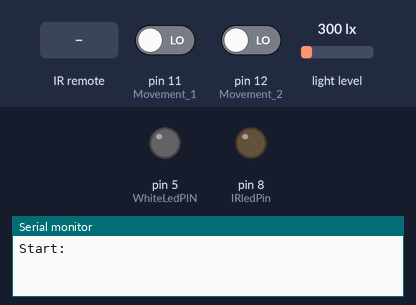
Bench run of a sketch on a simulated Arduino Uno, built with avr-gcc and run on an emulated ATmega328P. On the bench: output pins drawn as LEDs (lit = HIGH), the last lines printed to the serial monitor. Dashed ring = blinking. The inputs (shaded band) are chosen by the test bench; at power-on: light level 300 lx, pin 11 (Movement_1) LOW, pin 12 (Movement_2) LOW.

Above: at 3.2 s.
3.3 s: infrared code 0xFF827D received
At 3.45 s:
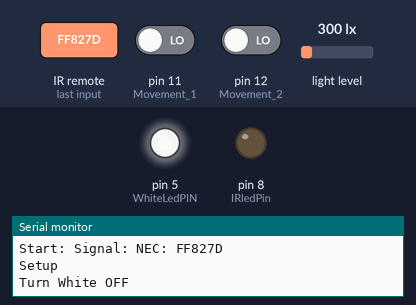
At 5.26 s:
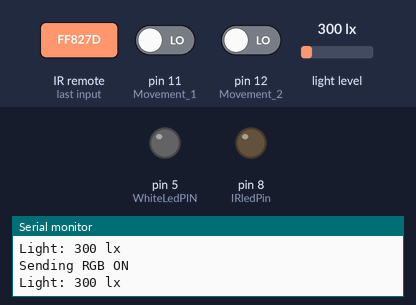
6.3 s: light level set to 353 lx
At 7.24 s:
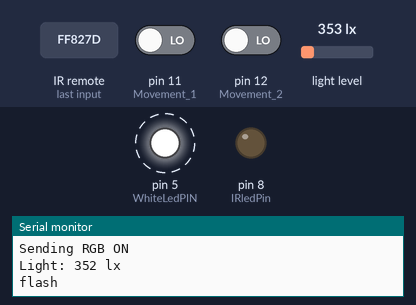
Timing chart, 0 to 9.3 s (numbered marks = the images above; inputs shaded):
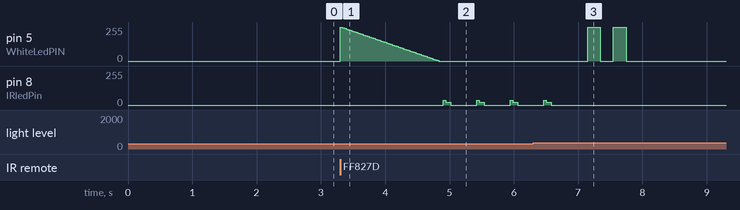

Measured:
- the behaviour switches between 319 and 320 lx on light level (found by bisection; images 2 and 3)
- after the input at 3.3 s, pin 8 (IRledPin): 0/255 → 37/255 after 1.6 s, then repeats every 0.52 s: 20/255 0.08 s, 0/255 0.40 s, 37/255 0.04 s
- after the input at 6.3 s, pin 5 (WhiteLedPIN): alternates 255/255 for 0.20 s and 0/255 for 0.20 s, 4 changes in all, then stays 0/255, starting after 0.85 s; pin 8 (IRledPin): goes on until 6.6 s, then stays 0/255

The sketch:

LightControlWithInfraredRGB.ino
```cpp
/*
Name:    Sketch1.ino
Created: 12/7/2015 8:14:30 PM
Author:  Daniel & Daniel
*/
#include <Wire.h>
#include <IRremote.h>
#include <BH1750.h>

// real rgb
#define  IR_BPlus  0xFF3AC5  //
#define IR_BMinus 0xFFBA45  //
#define IR_ON     0xFF02FD  //
#define IR_OFF    0xFF02FD  //
#define IR_PLAY    0xFF827D  //
#define IR_R    0xFF1AE5  //
#define IR_G    0xFF9A65  //
#define IR_B      0xFFA25D  //
#define IR_W    0xFF22DD  //
#define IR_B1   0xFF2AD5  //
#define IR_B2   0xFFAA55  //
#define IR_B3   0xFF926D  //
#define IR_B4   0xFF12ED  //
#define IR_B5   0xFF0AF5  //
#define IR_B6   0xFF8A75  //
#define IR_B7   0xFFB24D  //
#define IR_B8   0xF3F2CD  //
#define IR_B9   0xFF38C7  //
#define IR_B10    0xFFB847  //
#define IR_B11    0xFF7887  //
#define IR_B12    0xFFF807  //
#define IR_B13    0xFF18E7  //
#define IR_B14    0xFF9867  //
#define IR_B15    0xFF58A7  //
#define IR_B16    0xFFD827  //
#define IR_UPR    0xFF28D7  //
#define IR_UPG    0xFFA857  //
#define IR_UPB    0xFF6897  //
#define IR_QUICK  0xFFE817  //
#define IR_DOWNR  0xFF08F7  //
#define IR_DOWNG  0xFF8877  //
#define IR_DOWNB  0xFF48B7  //
#define IR_SLOW   0xFFC837  //
#define IR_DIY1   0xFF30CF  //
#define IR_DIY2   0xFFB04F  //
#define IR_DIY3   0xFF708F  //
#define IR_AUTO   0xFFF00F  //
#define IR_DIY4   0xFF10EF  //
#define IR_DIY5   0xFF906F  //
#define IR_DIY6   0xFF50AF  //
#define IR_FLASH  0xFFD02F  //
#define IR_JUMP3  0xFF20DF  //
#define IR_JUMP7  0xFFA05F  //
#define IR_FADE3  0xFF609F  //
#define IR_FADE7  0xFFE01F  //
// cheap one
#define IR_ONCHEAP 0xFFB04F
//#define IR_OFF 0xFFF807

#define DIY1 0xFF052542FD
#define DIY2 0xFF0255252FD

// IR led
#define IRledPin 8
// PIR Input 1
#define Movement_1 11
// PIR Input 2
#define Movement_2 12
// IR input
// CHANGED: From 2 to 3, von vorne: links=eingang, mitte=ground, recht=vcc
#define IRrecPin 3
// Transistor output (for white led strip)
#define WhiteLedPIN 5
// How long the light in ms shall stay on
#define TIMER_ON 30000
// Below what lux the leds shall be turned on
uint16_t LightThreshold = 10;
// Tolerance for comparison between light measurements (sensor input changes sometimes)
uint16_t tolerance = 20;
// Timestamp when motion was captured
unsigned long StartTime = 0;

bool isOn = false;

// State where settings can be changed (light threshold) or sensor input visualized
bool SetupModeEnabled = false;

IRsend irsend(IRledPin);
IRrecv irrecv(IRrecPin);
decode_results results;


BH1750 lightMeter;


// the setup function runs once when you press reset or power the board
void setup() {

	Serial.begin(9600);
	analogWrite(WhiteLedPIN, 0);
	pinMode(IRledPin, OUTPUT);
	pinMode(Movement_1, INPUT);
	pinMode(Movement_2, INPUT);
	irrecv.enableIRIn();

	// Light measure
	lightMeter.begin(BH1750_CONTINUOUS_HIGH_RES_MODE);
	delay(2000);
	Serial.print("Start: ");
	SetupModeEnabled = false;
}


// the loop function runs over and over again until power down or reset
void loop()
{

	unsigned long elapsedTime = millis();

	bool movementDetected = checkMovement();

	// Normal Mode
	if (movementDetected && !SetupModeEnabled)
	{
		movementDetected = false;

		StartTime = elapsedTime;
		Serial.print("NewTime: ");
		Serial.println(StartTime);

		if (!isOn)
		{
			uint16_t lux = readLux();
			// In case it's dark enouh...
			if (!isOn && lux <= LightThreshold)
			{
				TurnFullOn();
			}
		}
	}
	// If TIMER_ON has elapsed (no movement detected for the TIMER_ON duration) turn the whole thing off (also handles rollover)
	else if (((unsigned long)(elapsedTime - StartTime) > TIMER_ON) && isOn)
	{
		Serial.println("OFF");
		//TurnWhiteOff();
		//delay(1100);
		//if (!checkMovement())
		//{
		SendRGBOff();
		isOn = false;
		//}
		/*  else
		{
		TurnWhiteOn();
		}*/
	}
	// Setup Mode
	/*else if (SetupModeEnabled)
	{

	}*/


	if (readIRCode())
	{
		evalIRCode();
	}


}

void TurnFullOn()
{
	delay(20);
	SendRGBOn();
	//TurnWhiteOn();
	isOn = true;
}


uint16_t readLux()
{
	uint16_t lux = lightMeter.readLightLevel();
	Serial.print("Light: ");
	Serial.print(lux);
	Serial.println(" lx");
	return lux;
}

bool readIRCode()
{
	if (irrecv.decode(&results)) {
		if (results.decode_type == NEC) {
			Serial.print("Signal: NEC: ");
		}
		else if (results.decode_type == SONY) {
			Serial.print("SONY: ");
		}
		else if (results.decode_type == RC5) {
			Serial.print("RC5: ");
		}
		else if (results.decode_type == RC6) {
			Serial.print("RC6: ");
		}
		else if (results.decode_type == UNKNOWN) {
			Serial.print("UNKNOWN: ");
		}

		Serial.println(results.value, HEX);
		// Serial.println(results.rawbuf.Values);
		irrecv.resume(); // Receive the next value
		return true;
	}

	return false;
}

int evalIRCode()
{
	if (results.value == IR_PLAY)
	{
		Serial.println("Setup");
		SetupModeEnabled = !SetupModeEnabled;
		if (SetupModeEnabled)
		{
			TurnWhiteOff();
			SendRGBOn();
			isOn = false;
			FlashWhite(2);
		}
		else
		{
			FlashWhite(4);
		}
	}
	else if (SetupModeEnabled)
	{
		switch (results.value)
		{
		case IR_DIY3:
			IncreaseThreshold();
			break;
		case IR_DIY6:
			DecreaseThreshold();
			break;
		case IR_DIY4:
			// Show light level
			analogWrite(WhiteLedPIN, 0);
			FlashWhite(readLux());
			break;
		default:
			return 1;
			break;
		}
	}
	return 0;
}

bool checkMovement()
{
	int moveState_1 = digitalRead(Movement_1);
	int moveState_2 = digitalRead(Movement_2);

	if (moveState_1 == HIGH || moveState_2 == HIGH)
	{
		if (moveState_1 == HIGH)
			Serial.println("MotionOn1");
		if (moveState_2 == HIGH)
			Serial.println("MotionOn2");

		return true;
	}

	return false;
}

void TurnWhiteOn()
{
	Serial.println("Turn White ON");
	for (int fadeValue = 0; fadeValue <= 254; fadeValue += 2)
	{
		// sets the value (range from 0 to 255):
		analogWrite(WhiteLedPIN, fadeValue);
		// wait for some milliseconds to see the dimming effect
		delay(20);
	}
	analogWrite(WhiteLedPIN, 255);
}

void TurnWhiteOff()
{
	Serial.println("Turn White OFF");
	for (int fadeValue = 255; fadeValue >= 0; fadeValue -= 5) {
		// sets the value (range from 0 to 255):
		analogWrite(WhiteLedPIN, fadeValue);
		// wait for 30 milliseconds to see the dimming effect
		delay(30);
	}

}

// Send the on signal as long as it stays 'dark'
void SendRGBOn()
{
	Serial.println("SEND RGB");

	// IR LED
	uint16_t lux1 = readLux();
	uint16_t lux2 = 0;


	while (lux2 < lux1 + 20)
	{
		Serial.println("Sending RGB ON");
		sendHexNEC(IR_ON, 32, 1, 38);
		delay(200);
		lux2 = readLux();

		if (lux2 < lux1)
		{
			lux1 = lux2;
			Serial.print("new lux1: ");
			Serial.println(lux1);
		}

		delay(200);
	}

}

// Send the on signal as long as it stays 'bright'
void SendRGBOff()
{
	uint16_t lux1 = readLux();
	uint16_t lux2 = lux1;


	while (lux2 > lux1 - tolerance)
	{
		Serial.print("Sending RGB OFF, current lux value:");
		Serial.println(lux2);
		sendHexNEC(IR_ON, 32, 1, 38);
		delay(200);
		lux2 = readLux();

		if (lux2 > lux1)
		{
			lux1 = lux2;
			Serial.print("new lux1: ");
			Serial.println(lux1);
		}
		//delay(200);
	}
	// Wait for motion sensor to calm down
	delay(7000);
}


// Send a signal 'code' to the rgb leds
void SendRGBCode(int code)
{
	Serial.print("Sending Code:");
	Serial.println(code);
	sendHexNEC(code, 32, 1, 38);
	delay(200);
}


void FlashWhite(int amount)
{

	for (int i = 0; i < amount; i++)
	{
		Serial.print("flash");
		analogWrite(WhiteLedPIN, 0);
		delay(200);
		analogWrite(WhiteLedPIN, 255);
		delay(200);
	}
	analogWrite(WhiteLedPIN, 0);
	Serial.println("");
}


void IncreaseThreshold()
{
	LightThreshold += 2;
	StartTime = 0;

	// Show input by flashing/disabling white leds
	FlashWhite(2);

	Serial.print("New threshold ");
	Serial.println(LightThreshold);
}

void DecreaseThreshold()
{
	if (LightThreshold > 2)
	{
		LightThreshold -= 2;
	}
	else
	{
		FlashWhite(5);
	}
	StartTime = 0;
	// Show input by flashing/disabling white leds
	FlashWhite(1);

	Serial.print("New threshold ");
	Serial.println(LightThreshold);

}


#define NEC_BIT_COUNT 32
unsigned char carrierFreq = 0; //default
unsigned char period = 0; //calculated once for each signal sent in initSoftPWM
unsigned char periodHigh = 0; //calculated once for each signal sent in initSoftPWM
unsigned char periodLow = 0; //calculated once for each signal sent in initSoftPWM
unsigned long sigTime = 0; //used in mark & space functions to keep track of time
unsigned long sigStart = 0; //used to calculate correct length of existing signal, to handle some repeats

void sendRawBuf(unsigned  int *sigArray, unsigned int sizeArray, unsigned char kHz) {

	if (carrierFreq != kHz)  initSoftPWM(kHz); //we only need to re-initialise if it has changed from last signal sent
	sigTime = micros(); //keeps rolling track of signal time to avoid impact of loop & code execution delays
	for (int i = 0; i < sizeArray; i++) {
		Serial.println(sizeArray);
		mark(sigArray[i++]); //also move pointer to next position
		if (i < sizeArray) { //check we have a space remaining before sending it
			space(sigArray[i]); //pointer will be moved by for loop
		}
	}
	Serial.println("Sent Raw.");
}


void sendHexNEC(unsigned long sigCode, byte numBits, unsigned char repeats, unsigned char kHz) {
	/*  A basic 32 bit NEC signal is made up of:
	1 x 9000 uSec Header Mark, followed by
	1 x 4500 uSec Header Space, followed by
	32 x bits uSec ( 1- bit 560 uSec Mark followed by 1690 uSec space; 0 - bit 560 uSec Mark follwed by 560 uSec Space)
	1 x 560 uSec Trailer Mark
	There can also be a generic repeat signal, which is usually not neccessary & can be replaced by sending multiple signals
	*/
#define NEC_HEADER_MARK 9000
#define NEC_HEADER_SPACE 4500
#define NEC_ONE_MARK 560
#define NEC_ZERO_MARK 560
#define NEC_ONE_SPACE 1690
#define NEC_ZERO_SPACE 560
#define NEC_TRAILER_MARK 560

	unsigned long bitMask = (unsigned long)1 << (numBits - 1); //allows for signal from 1 bit up to 32 bits
															   //
	if (carrierFreq != kHz)  initSoftPWM(kHz); //we only need to re-initialise if it has changed from last signal sent

	sigTime = micros(); //keeps rolling track of signal time to avoid impact of loop & code execution delays
	sigStart = sigTime; //remember for calculating first repeat gap (space), must end 108ms after signal starts
						// First send header Mark & Space
	mark(NEC_HEADER_MARK);
	space(NEC_HEADER_SPACE);

	while (bitMask) {
		if (bitMask & sigCode) { //its a One bit
			mark(NEC_ONE_MARK);
			space(NEC_ONE_SPACE);
		}
		else { // its a Zero bit
			mark(NEC_ZERO_MARK);
			space(NEC_ZERO_SPACE);
		}
		bitMask = (unsigned long)bitMask >> 1; // shift the mask bit along until it reaches zero & we exit the while loop
	}
	// Last send NEC Trailer MArk
	mark(NEC_TRAILER_MARK);

	//now send the requested number of NEC repeat signals. Repeats can be useful for certain functions like Vol+, Vol- etc
	/*  A repeat signal consists of
	A space which ends 108ms after the start of the last signal in this sequence
	1 x 9000 uSec Repeat Header Mark, followed by
	1 x 2250 uSec Repeat Header Space, followed by
	32 x bits uSec ( 1- bit 560 uSec Mark followed by 1690 uSec space; 0 - bit 560 uSec Mark follwed by 560 uSec Space)
	1 x 560 uSec repeat Trailer Mark
	*/
	//First calcualte length of space for first repeat
	//by getting length of signal to date and subtracting from 108ms

	if (repeats == 0) return; //finished - no repeats
	else if (repeats > 0) { //first repeat must start 108ms after first signal
		space(108000 - (sigTime - sigStart)); //first repeat Header should start 108ms after first signal
		mark(NEC_HEADER_MARK);
		space(NEC_HEADER_SPACE / 2); //half the length for repeats
		mark(NEC_TRAILER_MARK);
	}

	while (--repeats > 0) { //now send any remaining repeats
		space(108000 - NEC_HEADER_MARK - NEC_HEADER_SPACE / 2 - NEC_TRAILER_MARK); //subsequent repeat Header must start 108ms after previous repeat signal
		mark(NEC_HEADER_MARK);
		space(NEC_HEADER_SPACE / 2); //half the length for repeats
		mark(NEC_TRAILER_MARK);
	}

}


void initSoftPWM(unsigned char carrierFreq) { // Assumes standard 8-bit Arduino, running at 16Mhz
											  //supported values are 30, 33, 36, 38, 40, 56 kHz, any other value defaults to 38kHz
											  //we will aim for a  duty cycle of circa 33%

	period = (1000 + carrierFreq / 2) / carrierFreq;
	periodHigh = (period + 1) / 3;
	periodLow = period - periodHigh;
	//  Serial.println (period);
	//  Serial.println (periodHigh);
	//  Serial.println (periodLow);
	// Serial.println (carrierFreq);

	switch (carrierFreq) {
	case 30: //delivers a carrier frequency of 29.8kHz & duty cycle of 34.52%
		periodHigh -= 6; //Trim it based on measurementt from Oscilloscope
		periodLow -= 10; //Trim it based on measurementt from Oscilloscope
		break;

	case 33: //delivers a carrier frequency of 32.7kHz & duty cycle of 34.64%
		periodHigh -= 6; //Trim it based on measurementt from Oscilloscope
		periodLow -= 10; //Trim it based on measurementt from Oscilloscope
		break;

	case 36: //delivers a carrier frequency of 36.2kHz & duty cycle of 35.14%
		periodHigh -= 6; //Trim it based on measurementt from Oscilloscope
		periodLow -= 11; //Trim it based on measurementt from Oscilloscope
		break;

	case 40: //delivers a carrier frequency of 40.6kHz & duty cycle of 34.96%
		periodHigh -= 6; //Trim it based on measurementt from Oscilloscope
		periodLow -= 11; //Trim it based on measurementt from Oscilloscope
		break;

	case 56: //delivers a carrier frequency of 53.8kHz & duty cycle of 40.86%
		periodHigh -= 6; //Trim it based on measurementt from Oscilloscope
		periodLow -= 12; //Trim it based on measurementt from Oscilloscope
		Serial.println(periodHigh);
		Serial.println(periodLow);

		break;


	case 38: //delivers a carrier frequency of 37.6kHz & duty cycle of 36.47%
	default:
		periodHigh -= 6; //Trim it based on measurementt from Oscilloscope
		periodLow -= 11; //Trim it based on measurementt from Oscilloscope
		break;
	}
}

void mark(unsigned int mLen) { //uses sigTime as end parameter
	sigTime += mLen; //mark ends at new sigTime
	unsigned long now = micros();
	unsigned long dur = sigTime - now; //allows for rolling time adjustment due to code execution delays
	if (dur == 0) return;
	while ((micros() - now) < dur) { //just wait here until time is up
		digitalWrite(IRledPin, HIGH);
		if (periodHigh) delayMicroseconds(periodHigh);
		digitalWrite(IRledPin, LOW);
		if (periodLow)  delayMicroseconds(periodLow);
	}
}

void space(unsigned int sLen) { //uses sigTime as end parameter
	sigTime += sLen; //space ends at new sigTime
	unsigned long now = micros();
	unsigned long dur = sigTime - now; //allows for rolling time adjustment due to code execution delays
	if (dur == 0) return;
	while ((micros() - now) < dur); //just wait here until time is up
}
```
